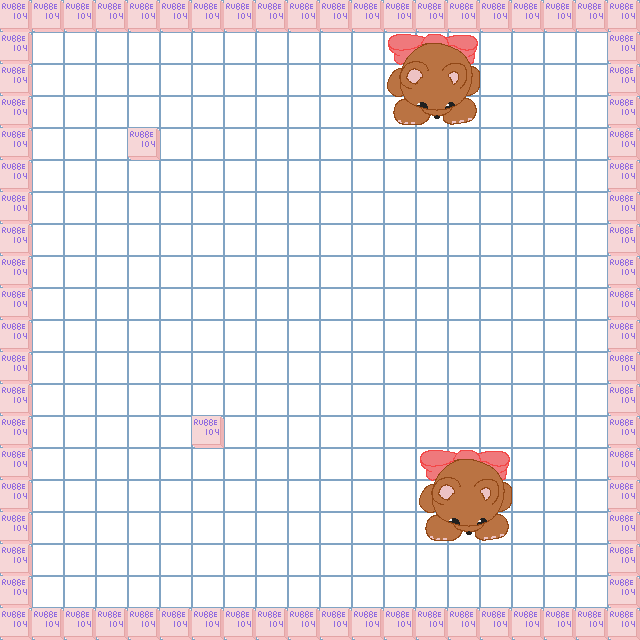

Below is a game level as drawn by its tile map, then a one-line description and the .tmx that defines it (tile-layer data replaced by summaries):
An orthogonal 20x20 tile map with 32x32 px tiles, 2 tile layers (Terreno, Obstaculos).

<map version="1.0" orientation="orthogonal" width="20" height="20" tilewidth="32" tileheight="32">
 <tileset firstgid="1" name="tile" tilewidth="32" tileheight="32">
  <image source="tile.png" width="128" height="128" />
 </tileset>
 <layer name="Terreno" width="20" height="20">
  <data>[400 cells, 400 non-empty, 1 distinct tile ids]</data>
 </layer>
 <layer name="Obstaculos" width="20" height="20">
  <data>[400 cells, 96 non-empty, 10 distinct tile ids]</data>
 </layer>
</map>